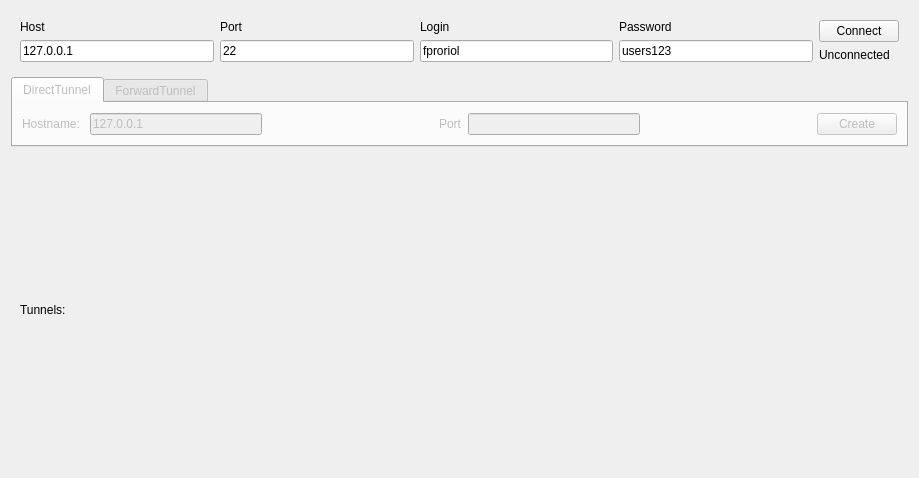
<?xml version="1.0" encoding="UTF-8"?>
<ui version="4.0">
 <class>SshConnectionForm</class>
 <widget class="QWidget" name="SshConnectionForm">
  <property name="geometry">
   <rect>
    <x>0</x>
    <y>0</y>
    <width>919</width>
    <height>478</height>
   </rect>
  </property>
  <property name="windowTitle">
   <string>Form</string>
  </property>
  <layout class="QVBoxLayout" name="verticalLayout">
   <item>
    <widget class="QWidget" name="widget" native="true">
     <property name="sizePolicy">
      <sizepolicy hsizetype="Preferred" vsizetype="Minimum">
       <horstretch>0</horstretch>
       <verstretch>0</verstretch>
      </sizepolicy>
     </property>
     <layout class="QGridLayout" name="gridLayout">
      <item row="0" column="0">
       <widget class="QLabel" name="label">
        <property name="text">
         <string>Host</string>
        </property>
       </widget>
      </item>
      <item row="0" column="1">
       <widget class="QLabel" name="label_6">
        <property name="text">
         <string>Port</string>
        </property>
       </widget>
      </item>
      <item row="0" column="2">
       <widget class="QLabel" name="label_2">
        <property name="text">
         <string>Login</string>
        </property>
       </widget>
      </item>
      <item row="0" column="3">
       <widget class="QLabel" name="label_3">
        <property name="text">
         <string>Password</string>
        </property>
       </widget>
      </item>
      <item row="0" column="4" rowspan="2">
       <widget class="QPushButton" name="connectButton">
        <property name="text">
         <string>Connect</string>
        </property>
       </widget>
      </item>
      <item row="1" column="0" rowspan="2">
       <widget class="QLineEdit" name="hostnameEdit">
        <property name="text">
         <string>127.0.0.1</string>
        </property>
       </widget>
      </item>
      <item row="1" column="1" rowspan="2">
       <widget class="QLineEdit" name="portEdit">
        <property name="text">
         <string>22</string>
        </property>
       </widget>
      </item>
      <item row="1" column="2" rowspan="2">
       <widget class="QLineEdit" name="loginEdit">
        <property name="text">
         <string>fproriol</string>
        </property>
       </widget>
      </item>
      <item row="1" column="3" rowspan="2">
       <widget class="QLineEdit" name="passwordEdit">
        <property name="text">
         <string>users123</string>
        </property>
       </widget>
      </item>
      <item row="2" column="4">
       <widget class="QLabel" name="sshStateText">
        <property name="text">
         <string>Unconnected</string>
        </property>
       </widget>
      </item>
     </layout>
    </widget>
   </item>
   <item>
    <widget class="QTabWidget" name="actionTabWidget">
     <property name="enabled">
      <bool>false</bool>
     </property>
     <property name="sizePolicy">
      <sizepolicy hsizetype="Expanding" vsizetype="Minimum">
       <horstretch>0</horstretch>
       <verstretch>0</verstretch>
      </sizepolicy>
     </property>
     <property name="tabPosition">
      <enum>QTabWidget::North</enum>
     </property>
     <property name="currentIndex">
      <number>0</number>
     </property>
     <widget class="QWidget" name="tab">
      <attribute name="title">
       <string>DirectTunnel</string>
      </attribute>
      <layout class="QHBoxLayout" name="horizontalLayout">
       <item>
        <widget class="QLabel" name="label_7">
         <property name="text">
          <string>Hostname: </string>
         </property>
        </widget>
       </item>
       <item>
        <widget class="QLineEdit" name="hostInput">
         <property name="text">
          <string>127.0.0.1</string>
         </property>
        </widget>
       </item>
       <item>
        <spacer name="horizontalSpacer_2">
         <property name="orientation">
          <enum>Qt::Horizontal</enum>
         </property>
         <property name="sizeHint" stdset="0">
          <size>
           <width>40</width>
           <height>20</height>
          </size>
         </property>
        </spacer>
       </item>
       <item>
        <widget class="QLabel" name="label_4">
         <property name="text">
          <string>Port</string>
         </property>
        </widget>
       </item>
       <item>
        <widget class="QLineEdit" name="portInput"/>
       </item>
       <item>
        <spacer name="horizontalSpacer">
         <property name="orientation">
          <enum>Qt::Horizontal</enum>
         </property>
         <property name="sizeHint" stdset="0">
          <size>
           <width>40</width>
           <height>20</height>
          </size>
         </property>
        </spacer>
       </item>
       <item>
        <widget class="QPushButton" name="createDirectTunnelButton">
         <property name="text">
          <string>Create</string>
         </property>
        </widget>
       </item>
      </layout>
     </widget>
     <widget class="QWidget" name="tab_2">
      <attribute name="title">
       <string>ForwardTunnel</string>
      </attribute>
      <layout class="QHBoxLayout" name="horizontalLayout_2">
       <item>
        <widget class="QLabel" name="label_8">
         <property name="text">
          <string>Listen Port:</string>
         </property>
        </widget>
       </item>
       <item>
        <widget class="QLineEdit" name="rListenPortInput">
         <property name="text">
          <string>0</string>
         </property>
        </widget>
       </item>
       <item>
        <spacer name="horizontalSpacer_4">
         <property name="orientation">
          <enum>Qt::Horizontal</enum>
         </property>
         <property name="sizeHint" stdset="0">
          <size>
           <width>59</width>
           <height>20</height>
          </size>
         </property>
        </spacer>
       </item>
       <item>
        <widget class="QLabel" name="label_9">
         <property name="text">
          <string>Target:</string>
         </property>
        </widget>
       </item>
       <item>
        <widget class="QLineEdit" name="rhostInput">
         <property name="text">
          <string>127.0.0.1</string>
         </property>
        </widget>
       </item>
       <item>
        <spacer name="horizontalSpacer_5">
         <property name="orientation">
          <enum>Qt::Horizontal</enum>
         </property>
         <property name="sizeHint" stdset="0">
          <size>
           <width>58</width>
           <height>20</height>
          </size>
         </property>
        </spacer>
       </item>
       <item>
        <widget class="QLabel" name="label_10">
         <property name="text">
          <string>Target Port:</string>
         </property>
        </widget>
       </item>
       <item>
        <widget class="QLineEdit" name="rtargetPortInput"/>
       </item>
       <item>
        <spacer name="horizontalSpacer_3">
         <property name="orientation">
          <enum>Qt::Horizontal</enum>
         </property>
         <property name="sizeHint" stdset="0">
          <size>
           <width>59</width>
           <height>20</height>
          </size>
         </property>
        </spacer>
       </item>
       <item>
        <widget class="QPushButton" name="createReverseTunnelButton">
         <property name="text">
          <string>Create</string>
         </property>
        </widget>
       </item>
      </layout>
     </widget>
    </widget>
   </item>
   <item>
    <widget class="QWidget" name="listTunnels" native="true">
     <layout class="QVBoxLayout" name="verticalLayout_2">
      <item>
       <widget class="QLabel" name="label_5">
        <property name="sizePolicy">
         <sizepolicy hsizetype="Preferred" vsizetype="Expanding">
          <horstretch>0</horstretch>
          <verstretch>0</verstretch>
         </sizepolicy>
        </property>
        <property name="text">
         <string>Tunnels:</string>
        </property>
       </widget>
      </item>
     </layout>
    </widget>
   </item>
  </layout>
 </widget>
 <resources/>
 <connections/>
</ui>
